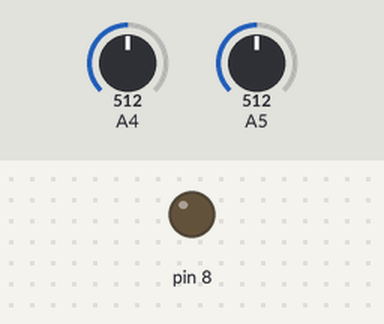
The sketch below on a simulated Arduino Uno, built with avr-gcc and run on an emulated ATmega328P. Parts: output pins drawn as LEDs (lit = HIGH). The inputs (shaded band) are chosen by the test bench; at power-on: A4 = 512, A5 = 512.

Above: at 1.2 s.
1.3 s: A4 set to 527
At 1.6 s:
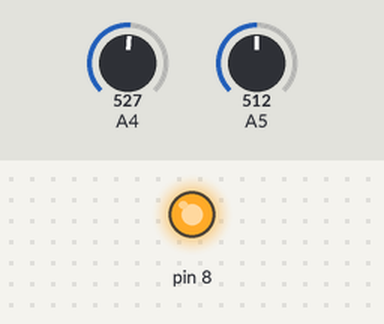
2.8 s: A4 set to 511
At 4.0 s:
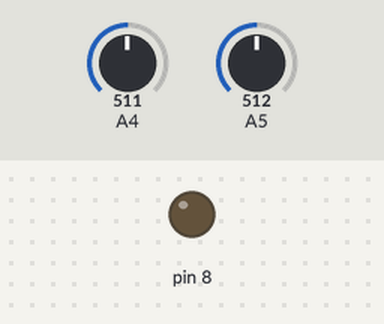
4.3 s: A4 set to 716
At 5.5 s:
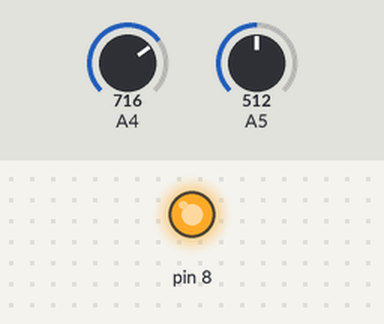
Timing chart, 0 to 7.3 s (numbered marks = the images above; inputs shaded):
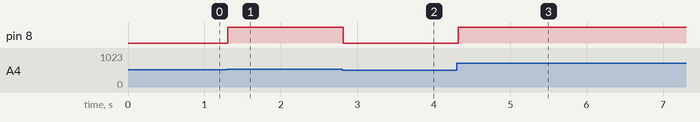

Measured:
- the behaviour switches between 512 and 513 on A4 (found by bisection; images 0 and 1)
- after the input at 1.3 s, pin 8: LOW → HIGH at once
- after the input at 2.8 s, pin 8: HIGH → LOW at once
- after the input at 4.3 s, pin 8: LOW → HIGH at once

The sketch:

DarkModeLamp.ino
```cpp
int readValue = 0;
int threshold = 0;

void setup() {
  pinMode(8, OUTPUT);
}

void loop() {
  readValue = analogRead(A5);
  threshold = analogRead(A4);

  if(readValue < threshold)
  {
    digitalWrite(8, HIGH);
  } else {
    digitalWrite(8 ,LOW);
  }
  delay(50);
}
```
